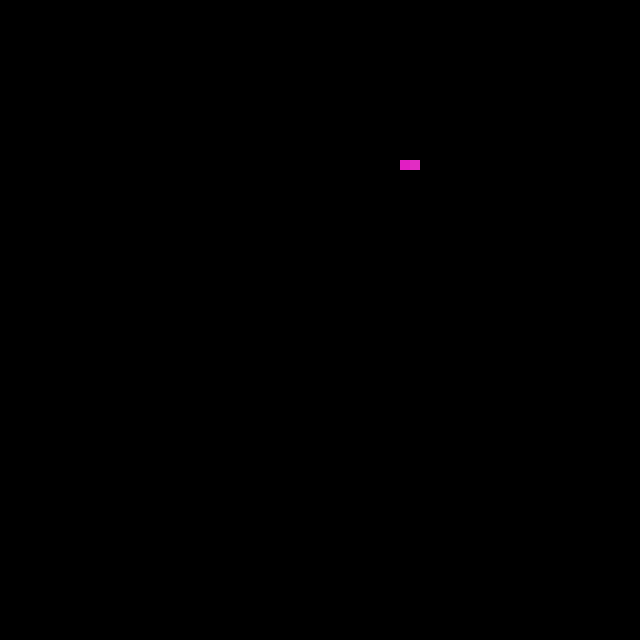
Frame 1 (no input)
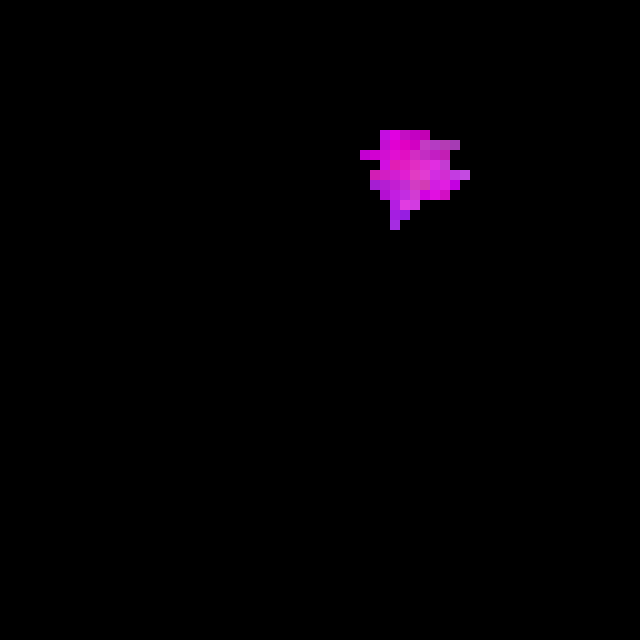
Frame 60 (the mouse pressed at the canvas centre just before this capture)
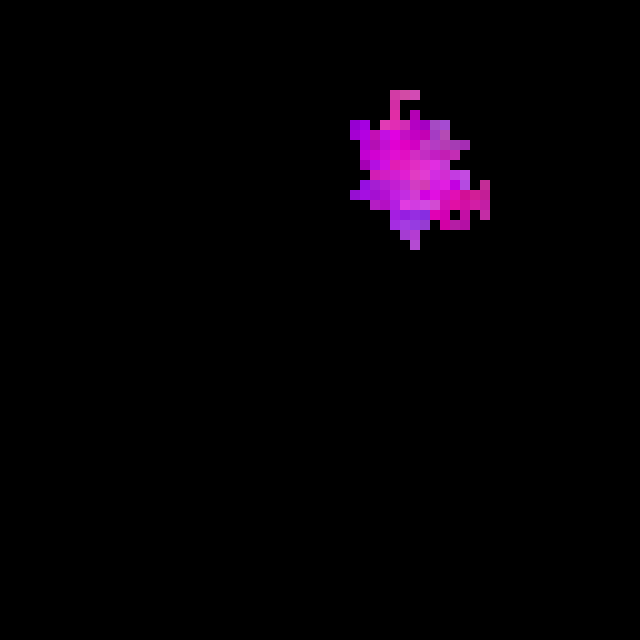
Frame 120 (the mouse held since frame 60 and released just before this capture)

The Processing sketch that drew these frames (run headless with seeded random() and noise(); from frame 60 on, the mouse is pressed at the canvas centre):

// Processing sketch: rainbowSmoke
// ── rainbowSmoke.pde
final int side = 10;
final int n = 16;
final int cols = floor(n * sqrt(n));
final int rows = floor(n * sqrt(n));
final int inc = floor(255 / (n));

int x_, y_;
int [][][][] cube = new int [n][n][n][4];
int [][][] grid = new int[rows][cols][3]; //da cambiare
ArrayList <data> avail = new ArrayList();


int [][][][] build_cube() {


  for (int r = 0; r < n; r++) {
    for (int g = 0; g < n; g++) {
      for (int b = 0; b < n; b++) {
        cube[r][g][b][0] = r;
        cube[r][g][b][1] = g;
        cube[r][g][b][2] = b;
        cube[r][g][b][3] = 1;
      }
    }
  }
  return cube;
}

void init_grid() {
  for (int i = 0; i < rows; i++) {
    for (int j = 0; j < cols; j++) {
      grid[i][j][0] = -1;
      grid[i][j][1] = -1;
      grid[i][j][2] = -1;
    }
  }
}

boolean available(int x, int y) {
  return (x >= 0 && x < grid[0].length) && (y >= 0 && y < grid.length);
}

void update_state(int x, int y, int r, int g, int b) {
  //modifica il cubo
  cube[r][g][b][3] = 0;

  //modifica i disponibili - inserimento intelligente ==> prendi quelli più vicini al centro di diffusione
  for (int i = -1; i <= 1; i++) {
    for (int j = -1; j <= 1; j++) {
      if ((i == 0 && j != 0) || (i != 0 && j == 0)) {
        if (available(x+j, y+i) && grid[y+i][x+j][0] == -1) avail.add(new data(x+j, y+i, r, g, b));
      }
    }
  }

  //modifica la griglia - mi interessa averla colorata?
  grid[y][x][0] = cube[r][g][b][0];
  grid[y][x][1] = cube[r][g][b][1];
  grid[y][x][2] = cube[r][g][b][2];


  //disega l'assegnamento
  fill(grid[y][x][0]*inc, grid[y][x][1]*inc, grid[y][x][2]*inc);
  //print(grid[y][x][0]*inc, grid[y][x][1]*inc, grid[y][x][2]*inc);
  rect(x * side, y * side, side, side);
}

void show_grid() {
  for (int i = 0; i < rows; i++) {
    for (int j = 0; j < cols; j++) {
      if (grid[i][j][0] != -1) {
        fill(grid[i][j][0]*inc, grid[i][j][1]*inc, grid[i][j][2]*inc);
        rect(j * side, i * side, side, side);
      }
    }
  }
}

boolean available3d(int r, int g, int b) {
  return (r >= 0 && r < n) && (g >= 0 && g < n) && (b >= 0 && b < n);
}

data fetch_color(int r, int g, int b) {
  ArrayList <data> temp = new ArrayList();
  int rad = 0;
  //croce
  if (available3d(r+1, g, b) && cube[r+1][g][b][3]==1) temp.add(new data(0, 0, cube[r+1][g][b][0], cube[r+1][g][b][1], cube[r+1][g][b][2]));
  if (available3d(r-1, g, b) && cube[r-1][g][b][3]==1) temp.add(new data(0, 0, cube[r-1][g][b][0], cube[r-1][g][b][1], cube[r-1][g][b][2]));
  if (available3d(r, g+1, b) && cube[r][g+1][b][3]==1) temp.add(new data(0, 0, cube[r][g+1][b][0], cube[r][g+1][b][1], cube[r][g+1][b][2]));
  if (available3d(r, g-1, b) && cube[r][g-1][b][3]==1) temp.add(new data(0, 0, cube[r][g-1][b][0], cube[r][g-1][b][1], cube[r][g-1][b][2]));
  if (available3d(r, g, b+1) && cube[r][g][b+1][3]==1) temp.add(new data(0, 0, cube[r][g][b+1][0], cube[r][g][b+1][1], cube[r][g][b+1][2]));
  if (available3d(r, g, b-1) && cube[r][g][b-1][3]==1) temp.add(new data(0, 0, cube[r][g][b-1][0], cube[r][g][b-1][1], cube[r][g][b-1][2]));

  //cubi vuoti
  while (temp.size()==0) {
    rad++;

    for (int i = -rad; i <= rad; i++) {
      for (int j = -rad; j <= rad; j++) {
        for (int k = -rad; k <= rad; k++) {
          if (i != 0 || j != 0 || k != 0) {
            if (available3d(r+i, g+j, b+k) && cube[r+i][g+j][b+k][3] == 1) {
              temp.add(new data(0, 0, cube[r+i][g+j][b+k][0], cube[r+i][g+j][b+k][1], cube[r+i][g+j][b+k][2]));
            }
          }
        }
      }
    }
  }
  //restituisci uno a caso
  //print(temp.size());
  return temp.get(floor(random(0, temp.size())));
}

int closest() {
  int index = 0;
  float di = sqrt(cols*cols + rows*rows);
  for (int i = 0; i < avail.size(); i++) {
    float ds = dist(avail.get(i).x, avail.get(i).y, x_, y_);
    if (ds < di) {
      di = ds;
      index = i;
    }
  }
  return index;
}

void choice() {
  //scegli un candidato dalla lista
  int index = floor(random(0, avail.size())); //selezioni la cella canditata
  //trova colore
  data output = fetch_color(avail.get(index).r, avail.get(index).g, avail.get(index).b);
  //print(output.r, output.g, output.b, avail.get(index).r, avail.get(index).g, avail.get(index).b);

  //aggiorna il tutto
  update_state(avail.get(index).x, avail.get(index).y, output.r, output.g, output.b);

  //elimina l'elemento scelto e tutte le sue varianti
  int x = avail.get(index).x, y = avail.get(index).y;
  for (int i=avail.size()-1; i>=0; i--) if (avail.get(i).x == x && avail.get(i).y == y) avail.remove(i);
}

void setup() {
  size(640, 640);
  background(0);
  noStroke();
  build_cube();
  init_grid();
  x_ = floor(random(0, cols));
  y_ = floor(random(0, rows));
  avail.add(new data(x_, y_, floor(random(0, n)), floor(random(0, n)), floor(random(0, n))));
  update_state(avail.get(0).x, avail.get(0).y, avail.get(0).r, avail.get(0).g, avail.get(0).b);
  avail.remove(0);
}

void draw() { //scegli una posizione disponibile
  choice();
  //noLoop();
  if (avail.size() == 0) noLoop();
}

// ── data_unit.pde
class data{
 int x, y, r, g, b;
 data(int x, int y, int r, int g, int b){
  this.x = x;
  this.y = y;
  this.r = r;
  this.g = g;
  this.b = b;
 }
}
